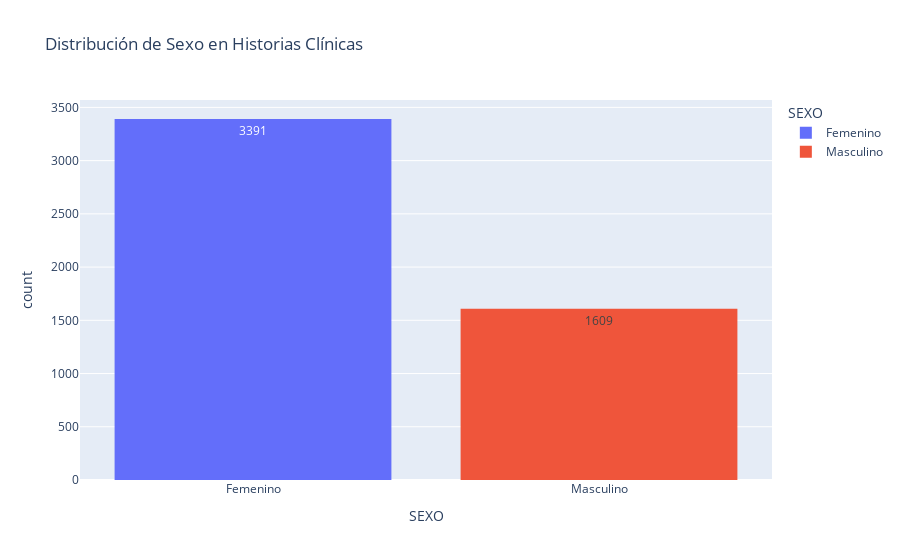

Write notebook code for a chart like this one.
### Code cell
#Ditribución de hc por sexo
historias_clinicas["SEXO"].value_counts()
px.histogram(historias_clinicas, 
             x="SEXO", 
             title="Distribución de Sexo en Historias Clínicas", 
             color="SEXO",
             text_auto=True)

### Figure 1 — Plotly figure (JSON) as saved in the notebook; plotly's stock layout.template omitted (floating-point values rounded to 4 significant figures; data arrays with more than 128 entries replaced by an {"elided": "..."} marker saying what was removed)
{"data": [{"alignmentgroup": "True", "bingroup": "x", "hovertemplate": "SEXO=%{x}<br>count=%{y}<extra></extra>", "legendgroup": "Femenino", "marker": {"color": "#636efa", "pattern": {"shape": ""}}, "name": "Femenino", "offsetgroup": "Femenino", "orientation": "v", "showlegend": true, "texttemplate": "%{value}", "type": "histogram", "x": {"elided": "3391 str values"}, "xaxis": "x", "yaxis": "y"}, {"alignmentgroup": "True", "bingroup": "x", "hovertemplate": "SEXO=%{x}<br>count=%{y}<extra></extra>", "legendgroup": "Masculino", "marker": {"color": "#EF553B", "pattern": {"shape": ""}}, "name": "Masculino", "offsetgroup": "Masculino", "orientation": "v", "showlegend": true, "texttemplate": "%{value}", "type": "histogram", "x": {"elided": "1609 str values"}, "xaxis": "x", "yaxis": "y"}], "layout": {"barmode": "relative", "legend": {"title": {"text": "SEXO"}, "tracegroupgap": 0}, "title": {"text": "Distribución de Sexo en Historias Clínicas"}, "xaxis": {"anchor": "y", "categoryarray": ["Femenino", "Masculino"], "categoryorder": "array", "domain": [0, 1], "title": {"text": "SEXO"}}, "yaxis": {"anchor": "x", "domain": [0, 1], "title": {"text": "count"}}}}
